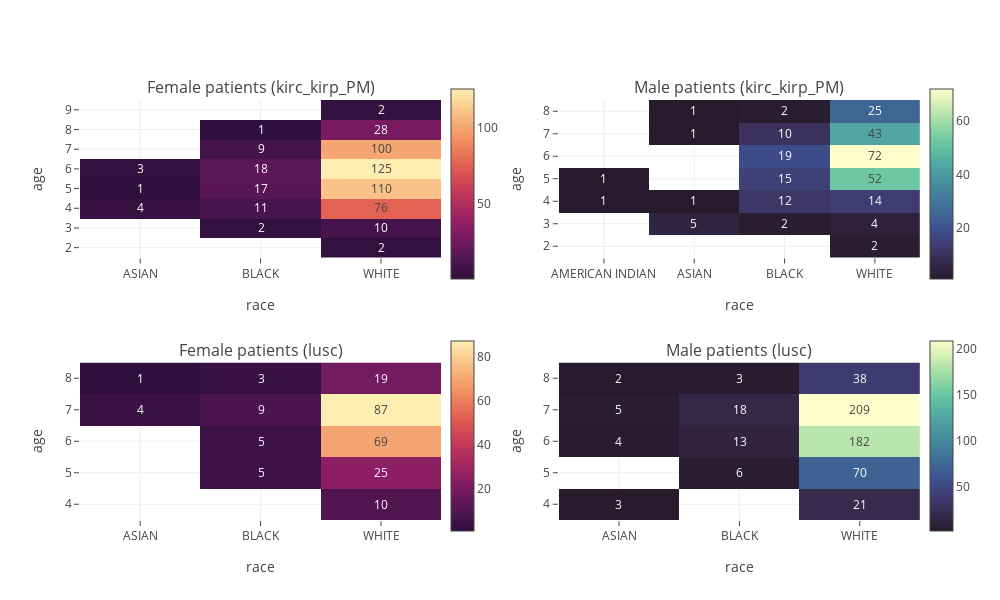

Notebook code for this chart:
### Code cell
# Build the subplot
fig = make_subplots(2, 2, horizontal_spacing = 0.14,
                    subplot_titles=(f'Female patients ({c1})', f'Male patients ({c1})', f'Female patients ({c2})', f'Male patients ({c2})'))

# Add the heatmaps
fig.add_trace(go.Heatmap(x = p1_f.columns, y = p1_f.index, z = p1_f, coloraxis = 'coloraxis', texttemplate = '%{z}'), 1, 1)
fig.add_trace(go.Heatmap(x = p1_m.columns, y = p1_m.index, z = p1_m, coloraxis = 'coloraxis2', texttemplate = '%{z}'), 1, 2)
fig.add_trace(go.Heatmap(x = p2_f.columns, y = p2_f.index, z = p2_f, coloraxis = 'coloraxis3', texttemplate = '%{z}'), 2, 1)
fig.add_trace(go.Heatmap(x = p2_m.columns, y = p2_m.index, z = p2_m, coloraxis = 'coloraxis4', texttemplate = '%{z}'), 2, 2)

# Update the figures
fig.update_layout(height = 600, width = 1000,
                  template = 'none',
                  yaxis = {"title": 'age'},
                  yaxis2 = {"title": 'age'},
                  yaxis3 = {"title": 'age'},
                  yaxis4 = {"title": 'age'},
                  xaxis = {"title": 'race'},
                  xaxis2 = {"title": 'race'},
                  xaxis3 = {"title": 'race'},
                  xaxis4 = {"title": 'race'},
                  coloraxis = dict(colorscale='matter_r', colorbar_x=0.43, colorbar_y=0.8, colorbar_len = 0.5, colorbar_thickness=23),
                  coloraxis2 = dict(colorscale='deep_r', colorbar_x=1, colorbar_y=0.8, colorbar_len = 0.5, colorbar_thickness=23),
                  coloraxis3 = dict(colorscale='matter_r', colorbar_x=0.43, colorbar_y=0.2, colorbar_len = 0.5, colorbar_thickness=23),
                  coloraxis4 = dict(colorscale='deep_r', colorbar_x=1, colorbar_y=0.2, colorbar_len = 0.5, colorbar_thickness=23))
fig.update_layout(yaxis=dict(tickvals=[2, 3, 4, 5, 6, 7, 8, 9]),
                  yaxis2=dict(tickvals=[2, 3, 4, 5, 6, 7, 8, 9]),
                  yaxis3=dict(tickvals=[2, 3, 4, 5, 6, 7, 8, 9]),
                  yaxis4=dict(tickvals=[2, 3, 4, 5, 6, 7, 8, 9]))
fig.write_image("images/eda_3.eps")
fig.show()

### Figure 1 — Plotly figure (JSON) as saved in the notebook; plotly's stock layout.template omitted (floating-point values rounded to 4 significant figures)
{"data": [{"coloraxis": "coloraxis", "texttemplate": "%{z}", "type": "heatmap", "x": ["ASIAN", "BLACK", "WHITE"], "xaxis": "x", "y": ["2", "3", "4", "5", "6", "7", "8", "9"], "yaxis": "y", "z": [[null, null, 2], [null, 2, 10], [4, 11, 76], [1, 17, 110], [3, 18, 125], [null, 9, 100], [null, 1, 28], [null, null, 2]]}, {"coloraxis": "coloraxis2", "texttemplate": "%{z}", "type": "heatmap", "x": ["AMERICAN INDIAN", "ASIAN", "BLACK", "WHITE"], "xaxis": "x2", "y": ["2", "3", "4", "5", "6", "7", "8"], "yaxis": "y2", "z": [[null, null, null, 2], [null, 5, 2, 4], [1, 1, 12, 14], [1, null, 15, 52], [null, null, 19, 72], [null, 1, 10, 43], [null, 1, 2, 25]]}, {"coloraxis": "coloraxis3", "texttemplate": "%{z}", "type": "heatmap", "x": ["ASIAN", "BLACK", "WHITE"], "xaxis": "x3", "y": ["4", "5", "6", "7", "8"], "yaxis": "y3", "z": [[null, null, 10], [null, 5, 25], [null, 5, 69], [4, 9, 87], [1, 3, 19]]}, {"coloraxis": "coloraxis4", "texttemplate": "%{z}", "type": "heatmap", "x": ["ASIAN", "BLACK", "WHITE"], "xaxis": "x4", "y": ["4", "5", "6", "7", "8"], "yaxis": "y4", "z": [[3, null, 21], [null, 6, 70], [4, 13, 182], [5, 18, 209], [2, 3, 38]]}], "layout": {"annotations": [{"font": {"size": 16}, "showarrow": false, "text": "Female patients (kirc_kirp_PM)", "x": 0.215, "xanchor": "center", "xref": "paper", "y": 1, "yanchor": "bottom", "yref": "paper"}, {"font": {"size": 16}, "showarrow": false, "text": "Male patients (kirc_kirp_PM)", "x": 0.785, "xanchor": "center", "xref": "paper", "y": 1, "yanchor": "bottom", "yref": "paper"}, {"font": {"size": 16}, "showarrow": false, "text": "Female patients (lusc)", "x": 0.215, "xanchor": "center", "xref": "paper", "y": 0.375, "yanchor": "bottom", "yref": "paper"}, {"font": {"size": 16}, "showarrow": false, "text": "Male patients (lusc)", "x": 0.785, "xanchor": "center", "xref": "paper", "y": 0.375, "yanchor": "bottom", "yref": "paper"}], "coloraxis": {"colorbar": {"len": 0.5, "thickness": 23, "x": 0.43, "y": 0.8}, "colorscale": [[0, "rgb(47, 15, 61)"], [0.09091, "rgb(76, 21, 80)"], [0.1818, "rgb(107, 24, 93)"], [0.2727, "rgb(138, 29, 99)"], [0.3636, "rgb(168, 40, 96)"], [0.4545, "rgb(195, 56, 90)"], [0.5455, "rgb(216, 80, 83)"], [0.6364, "rgb(231, 109, 84)"], [0.7273, "rgb(240, 142, 98)"], [0.8182, "rgb(246, 173, 119)"], [0.9091, "rgb(250, 205, 145)"], [1, "rgb(253, 237, 176)"]]}, "coloraxis2": {"colorbar": {"len": 0.5, "thickness": 23, "x": 1, "y": 0.8}, "colorscale": [[0, "rgb(39, 26, 44)"], [0.09091, "rgb(54, 43, 77)"], [0.1818, "rgb(64, 60, 115)"], [0.2727, "rgb(62, 82, 143)"], [0.3636, "rgb(62, 108, 150)"], [0.4545, "rgb(68, 130, 155)"], [0.5455, "rgb(76, 153, 160)"], [0.6364, "rgb(86, 177, 163)"], [0.7273, "rgb(111, 201, 163)"], [0.8182, "rgb(156, 219, 165)"], [0.9091, "rgb(206, 236, 179)"], [1, "rgb(253, 253, 204)"]]}, "coloraxis3": {"colorbar": {"len": 0.5, "thickness": 23, "x": 0.43, "y": 0.2}, "colorscale": [[0, "rgb(47, 15, 61)"], [0.09091, "rgb(76, 21, 80)"], [0.1818, "rgb(107, 24, 93)"], [0.2727, "rgb(138, 29, 99)"], [0.3636, "rgb(168, 40, 96)"], [0.4545, "rgb(195, 56, 90)"], [0.5455, "rgb(216, 80, 83)"], [0.6364, "rgb(231, 109, 84)"], [0.7273, "rgb(240, 142, 98)"], [0.8182, "rgb(246, 173, 119)"], [0.9091, "rgb(250, 205, 145)"], [1, "rgb(253, 237, 176)"]]}, "coloraxis4": {"colorbar": {"len": 0.5, "thickness": 23, "x": 1, "y": 0.2}, "colorscale": [[0, "rgb(39, 26, 44)"], [0.09091, "rgb(54, 43, 77)"], [0.1818, "rgb(64, 60, 115)"], [0.2727, "rgb(62, 82, 143)"], [0.3636, "rgb(62, 108, 150)"], [0.4545, "rgb(68, 130, 155)"], [0.5455, "rgb(76, 153, 160)"], [0.6364, "rgb(86, 177, 163)"], [0.7273, "rgb(111, 201, 163)"], [0.8182, "rgb(156, 219, 165)"], [0.9091, "rgb(206, 236, 179)"], [1, "rgb(253, 253, 204)"]]}, "height": 600, "width": 1000, "xaxis": {"anchor": "y", "domain": [0, 0.43], "title": {"text": "race"}}, "xaxis2": {"anchor": "y2", "domain": [0.57, 1], "title": {"text": "race"}}, "xaxis3": {"anchor": "y3", "domain": [0, 0.43], "title": {"text": "race"}}, "xaxis4": {"anchor": "y4", "domain": [0.57, 1], "title": {"text": "race"}}, "yaxis": {"anchor": "x", "domain": [0.625, 1], "tickvals": [2, 3, 4, 5, 6, 7, 8, 9], "title": {"text": "age"}}, "yaxis2": {"anchor": "x2", "domain": [0.625, 1], "tickvals": [2, 3, 4, 5, 6, 7, 8, 9], "title": {"text": "age"}}, "yaxis3": {"anchor": "x3", "domain": [0, 0.375], "tickvals": [2, 3, 4, 5, 6, 7, 8, 9], "title": {"text": "age"}}, "yaxis4": {"anchor": "x4", "domain": [0, 0.375], "tickvals": [2, 3, 4, 5, 6, 7, 8, 9], "title": {"text": "age"}}}}
